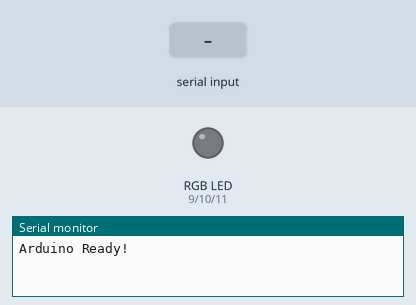
This sketch was run on a simulated Arduino Uno, built with avr-gcc and run on an emulated ATmega328P. Parts: an RGB LED mixed from three pins (HIGH = lit), the last lines printed to the serial monitor. The test bench sets the inputs (shaded band). Dim RGB values are drawn brighter than linear.

Above: at 1.2 s.
1.3 s: "R90\n" received over Serial
At 2.5 s:
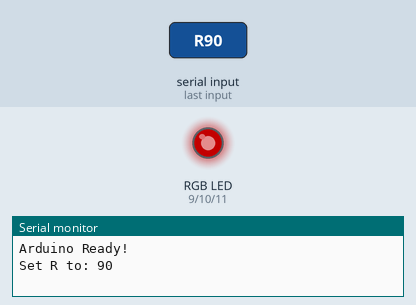
2.8 s: "G90\n" received over Serial
At 3.8 s:
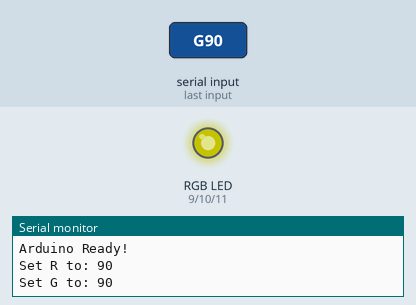
4.3 s: "R,45\n" received over Serial
At 5.1 s:
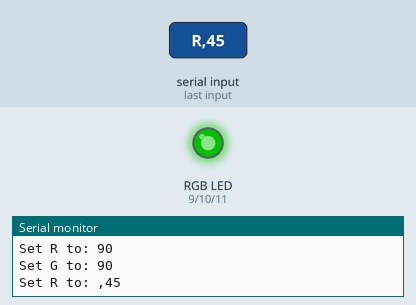
5.8 s: "B90\n" received over Serial
At 6.1 s:
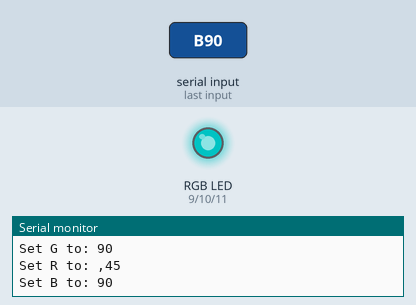
7.3 s: "G,45\n" received over Serial
At 8.5 s:
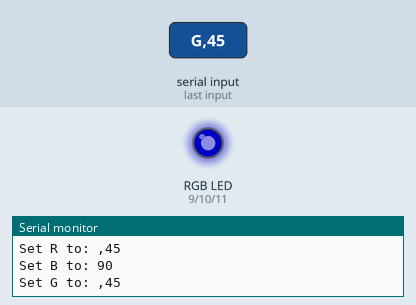
8.8 s: "R90\n" received over Serial
At 9.6 s:
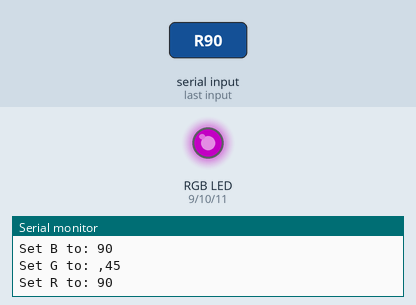
Timing chart, 0 to 11.3 s (numbered marks = the images above; inputs shaded):
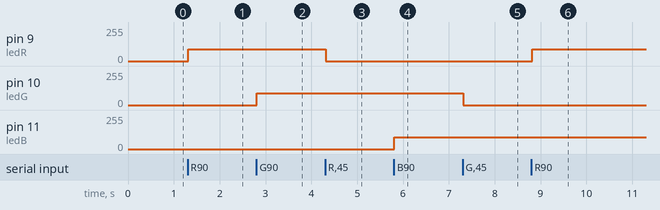

The sketch:

arduilamp.ino
```cpp
int ledR = 9;           // the pin that the LED is attached to
int ledG = 10;           // the pin that the LED is attached to
int ledB = 11;           // the pin that the LED is attached to

void setup() {
	Serial.begin(9600); // set the baud rate
	Serial.println("Arduino Ready!"); // print "Ready" once connection stablished

  // declare pin 9, 10 and 11 to be an output
  pinMode(ledR, OUTPUT);
  pinMode(ledG, OUTPUT);
  pinMode(ledB, OUTPUT);
}

void loop() {
	while (Serial.available()) {
  	delay(3);  //delay to allow buffer to fill
  	if (Serial.available() >0) {
  		char c = Serial.read();  //gets one char from serial buffer
      if (c == 'R') {
        String redString;
        while (Serial.available()) {
          delay(3);  //delay to allow buffer to fill
          redString += (char)Serial.read();
        }
        analogWrite(ledR, redString.toInt());
        Serial.println("Set R to: " + redString); //see what was received
        redString = "";
        Serial.flush();
      } else if (c == 'G') {
        String greenString;
        while (Serial.available()) {
          delay(3);  //delay to allow buffer to fill
          greenString += (char)Serial.read();
        }
        analogWrite(ledG, greenString.toInt());
        Serial.println("Set G to: " + greenString); //see what was received
        greenString = "";
        Serial.flush();
      } else if (c == 'B') {
        String blueString;
        while (Serial.available()) {
          delay(3);  //delay to allow buffer to fill
          blueString += (char)Serial.read();
        }
        analogWrite(ledB, blueString.toInt());
        Serial.println("Set B to: " + blueString); //see what was received
        blueString = "";
        Serial.flush();
      }
	  }
	}
}
```

Measured:
- after the input at 1.3 s, pin 9 (ledR): 0/255 → 90/255 at once
- after the input at 2.8 s, pin 10 (ledG): 0/255 → 90/255 at once
- after the input at 4.3 s, pin 9 (ledR): 90/255 → 0/255 at once
- after the input at 5.8 s, pin 11 (ledB): 0/255 → 90/255 at once
- after the input at 7.3 s, pin 10 (ledG): 90/255 → 0/255 at once
- after the input at 8.8 s, pin 9 (ledR): 0/255 → 90/255 at once
